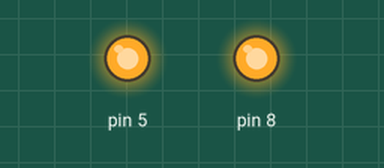
Recording of a sketch running on a simulated Arduino Uno, built with avr-gcc and run on an emulated ATmega328P. On the bench: output pins drawn as LEDs (lit = HIGH).

Above: at 5.0 s.
At 15.0 s:
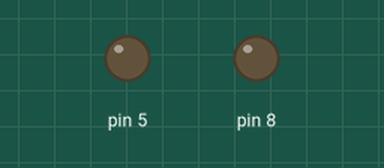
Timing chart, 0 to 26.0 s (numbered marks = the images above):
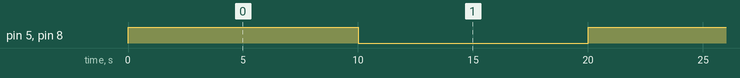

The sketch:

esp_pump.ino
```cpp
void setup() {
  // initialize digital pin LED_BUILTIN as an output.
  pinMode(5, OUTPUT);
  pinMode(8, OUTPUT);
}

// the loop function runs over and over again forever
void loop() {
  digitalWrite(5, HIGH);  // turn the LED on (HIGH is the voltage level)
  digitalWrite(8, HIGH);  // turn the LED on (HIGH is the voltage level)
  delay(10000);                      // wait for a second
  digitalWrite(5, LOW);   // turn the LED off by making the voltage LOW
  digitalWrite(8, LOW);   // turn the LED off by making the voltage LOW
  delay(10000);                      // wait for a second
}
```

Measured:
- by itself, pin 5, pin 8: alternates HIGH for 10.0 s and LOW for 10.0 s
